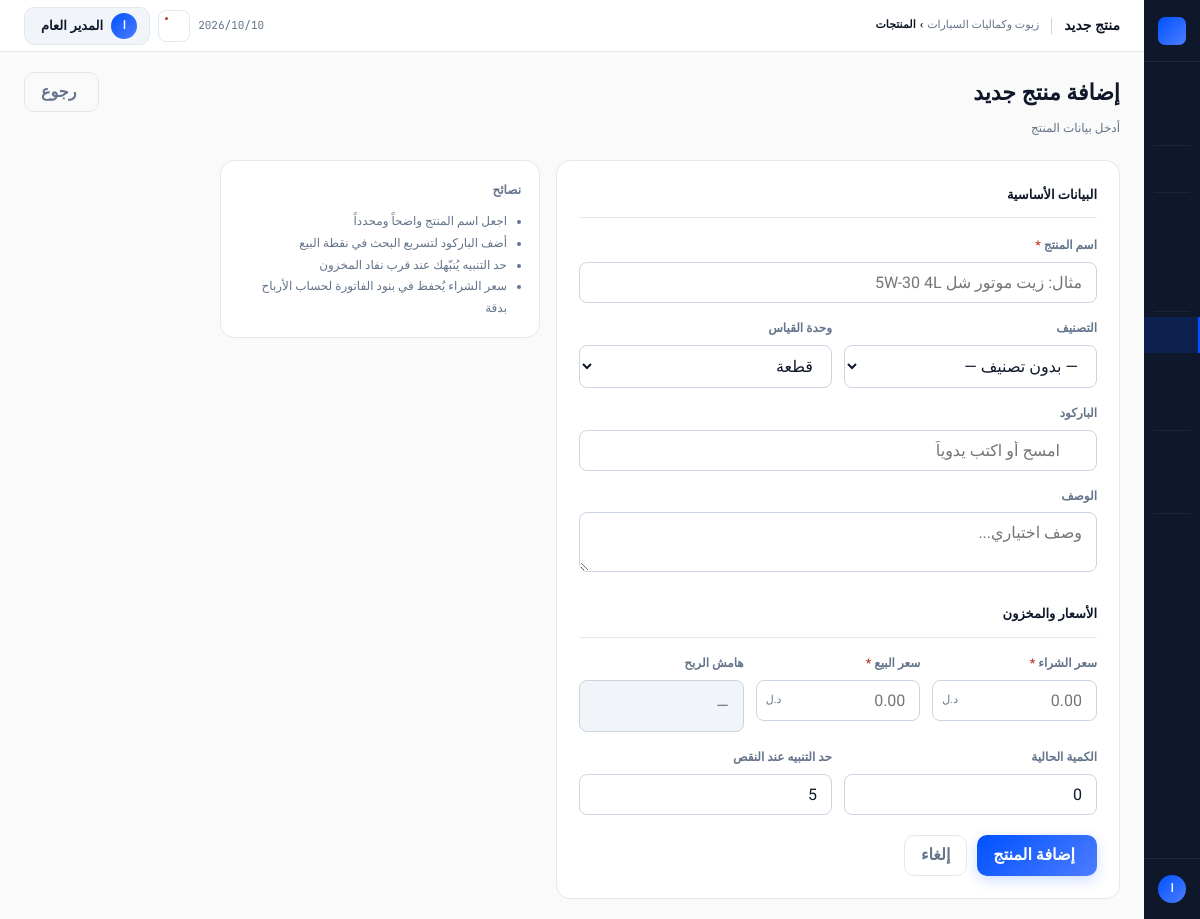
Page /products/create (signed in) on the committed database.
### app/models/user.py (models this page shows, shortened)
class User(UserMixin, db.Model):
    __tablename__ = "users"
    id = db.Column(db.Integer, primary_key=True)
    username = db.Column(db.String(64), unique=True, nullable=False, index=True)
    password_hash = db.Column(db.String(256), nullable=False)
    full_name = db.Column(db.String(128), nullable=False)
    role = db.Column(db.String(20), nullable=False, default="cashier")
    is_active = db.Column(db.Boolean, default=True, nullable=False)
    force_password_change = db.Column(db.Boolean, default=False, nullable=False)
    failed_attempts = db.Column(db.Integer, default=0, nullable=False)
    locked_until = db.Column(db.DateTime, nullable=True)
    created_at = db.Column(db.DateTime, default=datetime.utcnow)
    last_login = db.Column(db.DateTime, nullable=True)
    sales = db.relationship("Sale", backref="cashier", lazy="dynamic")
    @property
    def is_admin(self):
        return self.role == "admin"
    @property
    def role_label(self):
        labels = {"admin": "مدير", "cashier": "كاشير"}
        return labels.get(self.role, self.role)

### app/models/setting.py (models this page shows, shortened)
class Setting(db.Model):
    __tablename__ = "settings"
    id = db.Column(db.Integer, primary_key=True)
    key = db.Column(db.String(100), unique=True, nullable=False, index=True)
    value = db.Column(db.Text, nullable=True)
    description = db.Column(db.String(255), nullable=True)
    DEFAULTS = {
        "shop_name": "زيوت وكماليات السيارات",
        "shop_name_en": "AutoParts Store",
        "shop_address": "",
        "shop_phone": "",
        "shop_email": "",
        "currency": "د.ل",
        "invoice_footer": "شكراً لتعاملكم معنا",
        "shop_logo": "",
        "vat_number": "",
        "vat_rate": "0",
        "low_stock_default": "5",
        "backup_keep_days": "30",
        "force_password_change": "1",
        "login_max_attempts": "5",
        "login_lockout_minutes": "15",
    }
    @classmethod
    def get(cls, key, default=None):
        setting = cls.query.filter_by(key=key).first()
        if setting:
            return setting.value
        return cls.DEFAULTS.get(key, default)

### app/modules/products/routes.py (the view, shortened to what this page needs)
@products_bp.route("/create", methods=["GET", "POST"])
@login_required
def create():
    if not current_user.is_admin:
        flash("ليس لديك صلاحية لهذه العملية.", "danger")
        return redirect(url_for("products.index"))
    categories = Category.query.order_by(Category.name).all()
    return render_template("products/form.html", categories=categories, product=None)

### app/templates/products/form.html (shortened to what this page needs)
{% extends "base.html" %}
{% block topbar_title %}{% if product %}تعديل: {{ product.name }}{% else %}منتج جديد{% endif %}{% endblock %}
{% block topbar_crumb %}المنتجات{% endblock %}
{% block page_header %}
<div style="padding:20px 24px 0;display:flex;align-items:flex-start;justify-content:space-between;">
  <div>
    <h1 style="font-family:'Calistoga',serif;font-size:22px;">
      {% if product %}تعديل المنتج{% else %}إضافة منتج جديد{% endif %}
    </h1>
    <p style="font-size:12px;color:var(--muted-fg);margin-top:3px;">
      {% if product %}{{ product.name }}{% else %}أدخل بيانات المنتج{% endif %}
    </p>
  </div>
  <a href="{{ url_for('products.index') }}" class="btn btn-ghost">
     رجوع
  </a>
</div>
{% endblock %}
{% block content %}
<div style="display:grid;grid-template-columns:1fr 320px;gap:16px;max-width:900px;">
  <div class="card" style="padding:22px;">
    <form method="POST"
          action="{% if product %}{{ url_for('products.edit', product_id=product.id) }}{% else %}{{ url_for('products.create') }}{% endif %}">
      <div style="font-size:13px;font-weight:700;color:var(--fg);margin-bottom:16px;padding-bottom:10px;border-bottom:1px solid var(--border);">
        البيانات الأساسية
      </div>
      <div class="fg-wrap">
        <label class="fg-label">اسم المنتج <span style="color:var(--red)">*</span></label>
        <input name="name" class="fg-input" placeholder="مثال: زيت موتور شل 5W-30 4L"
               value="{{ product.name if product else '' }}" required autofocus/>
      </div>
      <div style="display:grid;grid-template-columns:1fr 1fr;gap:12px;">
        <div class="fg-wrap">
          <label class="fg-label">التصنيف</label>
          <select name="category_id" class="fg-input">
            <option value="">— بدون تصنيف —</option>
          </select>
        </div>
        <div class="fg-wrap">
          <label class="fg-label">وحدة القياس</label>
          <select name="unit" class="fg-input">
            {% for u in ['قطعة','لتر','كيلو','علبة','كرتون','متر','زوج','طقم'] %}
            <option value="{{ u }}" {% if product and product.unit==u %}selected{% elif not product and u=='قطعة' %}selected{% endif %}>{{ u }}</option>
            {% endfor %}
          </select>
        </div>
      </div>
      <div class="fg-wrap">
        <label class="fg-label">الباركود</label>
        <div style="position:relative;">
          <input name="barcode" class="fg-input" style="padding-right:36px;"
                 placeholder="امسح أو اكتب يدوياً"
                 value="{{ product.barcode if product and product.barcode else '' }}"/>
        </div>
      </div>
      <div class="fg-wrap">
        <label class="fg-label">الوصف</label>
        <textarea name="description" class="fg-input" rows="2"
                  placeholder="وصف اختياري...">{{ product.description if product and product.description else '' }}</textarea>
      </div>
      <div style="font-size:13px;font-weight:700;color:var(--fg);margin:18px 0 14px;padding-bottom:10px;border-bottom:1px solid var(--border);">
        الأسعار والمخزون
      </div>
      <div style="display:grid;grid-template-columns:1fr 1fr 1fr;gap:12px;">
        <div class="fg-wrap">
          <label class="fg-label">سعر الشراء <span style="color:var(--red)">*</span></label>
          <div style="position:relative;">
            <input name="purchase_price" id="pp" class="fg-input" type="number"
                   step="0.01" min="0" placeholder="0.00"
                   value="{{ product.purchase_price if product else '' }}"
                   oninput="calcMargin()" required/>
            <span style="position:absolute;left:10px;top:50%;transform:translateY(-50%);font-size:11px;color:var(--muted-fg);">{{ CURRENCY }}</span>
          </div>
        </div>
        <div class="fg-wrap">
          <label class="fg-label">سعر البيع <span style="color:var(--red)">*</span></label>
          <div style="position:relative;">
            <input name="sale_price" id="sp" class="fg-input" type="number"
                   step="0.01" min="0" placeholder="0.00"
                   value="{{ product.sale_price if product else '' }}"
                   oninput="calcMargin()" required/>
            <span style="position:absolute;left:10px;top:50%;transform:translateY(-50%);font-size:11px;color:var(--muted-fg);">{{ CURRENCY }}</span>
          </div>
        </div>
        <div class="fg-wrap">
          <label class="fg-label">هامش الربح</label>
          <div id="margin-display" class="fg-input" style="background:var(--muted);color:var(--muted-fg);cursor:default;">—</div>
        </div>
      </div>
      <div style="display:grid;grid-template-columns:1fr 1fr;gap:12px;">
        <div class="fg-wrap">
          <label class="fg-label">الكمية الحالية</label>
          <input name="quantity" class="fg-input" type="number" step="0.01" min="0"
                 value="{{ product.quantity if product else '0' }}" placeholder="0"/>
        </div>
        <div class="fg-wrap">
          <label class="fg-label">حد التنبيه عند النقص</label>
          <input name="low_stock_alert" class="fg-input" type="number" min="0"
                 value="{{ product.low_stock_alert if product else '5' }}"/>
        </div>
      </div>
      <div style="display:flex;gap:10px;margin-top:6px;">
        <button type="submit" class="btn btn-primary">
          {% if product %}حفظ التعديلات{% else %}إضافة المنتج{% endif %}
        </button>
        <a href="{{ url_for('products.index') }}" class="btn btn-ghost">إلغاء</a>
      </div>
    </form>
  </div>
  <div>
    <div class="card" style="padding:18px;">
      <div style="font-size:12px;font-weight:700;color:var(--muted-fg);margin-bottom:10px;">نصائح</div>
      <ul style="font-size:12px;color:var(--muted-fg);line-height:1.8;padding-right:14px;">
        <li>اجعل اسم المنتج واضحاً ومحدداً</li>
        <li>أضف الباركود لتسريع البحث في نقطة البيع</li>
        <li>حد التنبيه يُنبّهك عند قرب نفاد المخزون</li>
        <li>سعر الشراء يُحفظ في بنود الفاتورة لحساب الأرباح بدقة</li>
      </ul>
    </div>
  </div>
</div>
{% endblock %}

### app/templates/base.html (shortened to what this page needs)
<!doctype html>
<html lang="ar" dir="rtl">
<head>
  <link rel="stylesheet" href="https://cdn.jsdelivr.net/npm/@tabler/icons-webfont@latest/tabler-icons.min.css"/>
</head>
<body>
<nav class="rail">
  <div class="rail-top">
    <div class="rail-mark"></div>
  </div>
  {% if current_user.is_authenticated %}
  <div class="rail-nav">
    <a class="ri {% if request.endpoint == 'dashboard.index' %}active{% endif %}"
       href="{{ url_for('dashboard.index') }}">
    </a>
    <a class="ri {% if request.endpoint == 'sales.pos' %}active{% endif %}"
       href="{{ url_for('sales.pos') }}">
    </a>
    <div class="rsep"></div>
    <a class="ri {% if request.endpoint and request.endpoint.startswith('oil_service.') %}active{% endif %}"
       href="{{ url_for('oil_service.index') }}">
    </a>
    <div class="rsep"></div>
    <a class="ri {% if request.endpoint and request.endpoint.startswith('sales.') and request.endpoint != 'sales.pos' %}active{% endif %}"
       href="{{ url_for('sales.index') }}">
    </a>
    {% if current_user.is_admin %}
    <a class="ri {% if request.endpoint and request.endpoint.startswith('purchases.') %}active{% endif %}"
       href="{{ url_for('purchases.index') }}">
    </a>
    <a class="ri {% if request.endpoint and request.endpoint.startswith('expenses.') %}active{% endif %}"
       href="{{ url_for('expenses.index') }}">
    </a>
    {% endif %}
    <div class="rsep"></div>
    <a class="ri {% if request.endpoint and request.endpoint.startswith('products.') %}active{% endif %}"
       href="{{ url_for('products.index') }}">
    </a>
    {% if current_user.is_admin %}
    <a class="ri {% if request.endpoint and request.endpoint.startswith('categories.') %}active{% endif %}"
       href="{{ url_for('categories.index') }}">
    </a>
    <a class="ri {% if request.endpoint and request.endpoint.startswith('inventory.') %}active{% endif %}"
       href="{{ url_for('inventory.index') }}">
    </a>
    <div class="rsep"></div>
    <a class="ri {% if request.endpoint and request.endpoint.startswith('customers.') %}active{% endif %}"
       href="{{ url_for('customers.index') }}">
    </a>
    <a class="ri {% if request.endpoint and request.endpoint.startswith('suppliers.') %}active{% endif %}"
       href="{{ url_for('suppliers.index') }}">
    </a>
    <div class="rsep"></div>
    <a class="ri {% if request.endpoint and request.endpoint.startswith('reports.') %}active{% endif %}"
       href="{{ url_for('reports.index') }}">
    </a>
    {% endif %}
  </div>
  <div class="rail-foot">
    <div class="rail-av">{{ current_user.full_name[0] }}</div>
  </div>
  {% endif %}
</nav>
<div class="shell">
  <div class="topbar no-print">
    <span class="tb-title">{% block topbar_title %}{{ APP_NAME }}{% endblock %}</span>
    <div class="tb-path">
      {{ APP_NAME }} <b>›</b>
      <b>{% block topbar_crumb %}الرئيسية{% endblock %}</b>
    </div>
    <div class="tb-right">
      <span class="tb-date" id="tb-date"></span>
      <button class="tb-icon-btn" title="الإشعارات">
        <span class="tb-pip"></span>
      </button>
      {% if current_user.is_authenticated %}
      <div class="user-menu-wrap" id="userMenuWrap">
        <button class="user-menu-btn" id="userMenuBtn"
                onclick="toggleUserMenu()" aria-haspopup="true" aria-expanded="false">
          <div class="user-av-sm">{{ current_user.full_name[0] }}</div>
          <span class="user-menu-name">{{ current_user.full_name }}</span>
        </button>
      </div>
      {% endif %}
    </div>
  </div>
  {% block page_header %}{% endblock %}
  <div class="page-wrap">
    {% block content %}{% endblock %}
  </div>
</div>
</body>
</html>

### rows in the picture
User: full_name "ا", full_name "المدير العام"
Setting: value "د.ل"

### other values in the picture
{{ APP_NAME }} "زيوت وكماليات السيارات"
form field unit "قطعة"
